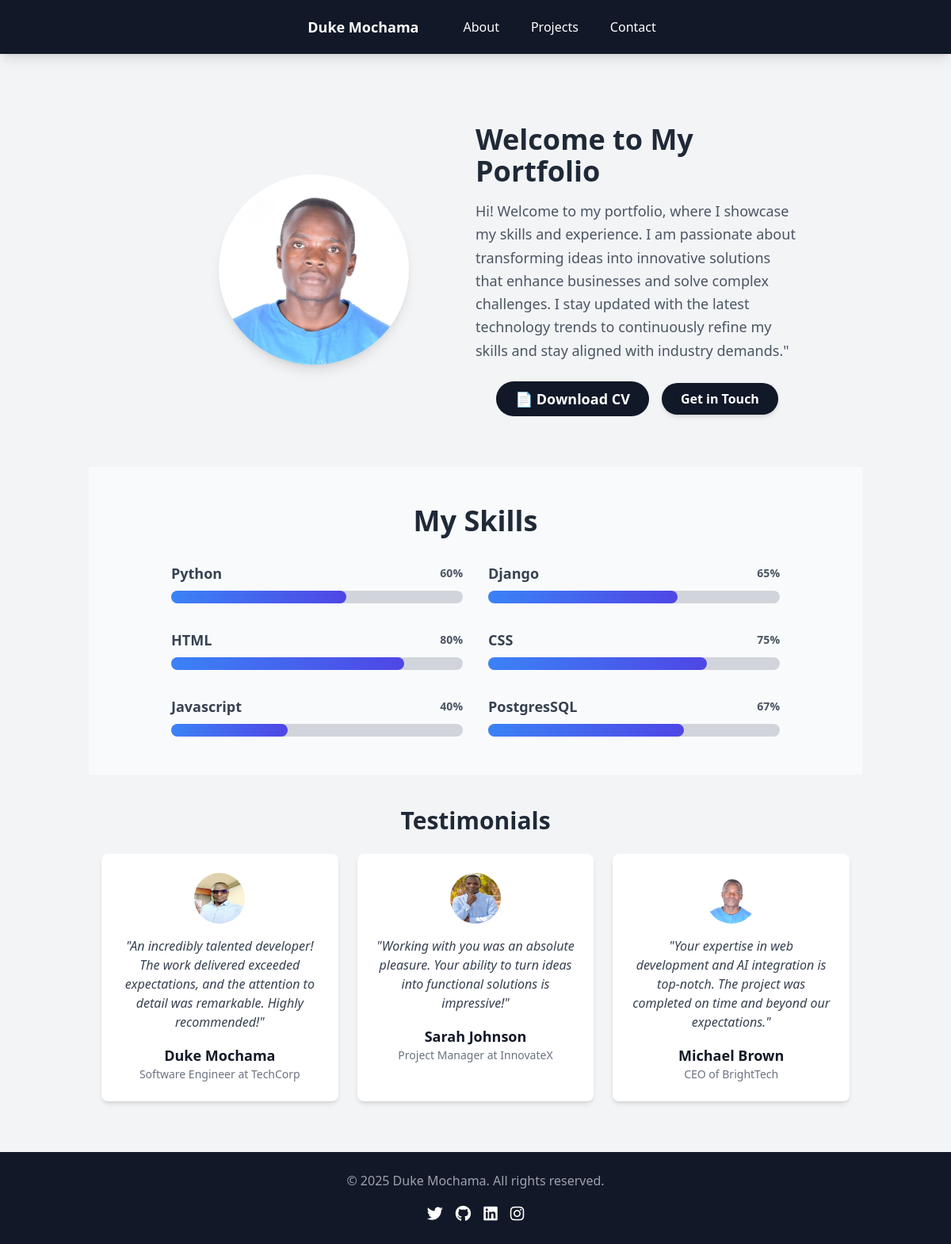
The page / on the database its author committed.
### portfolio/models.py (models this page shows, shortened)
class Skill(models.Model):
    name=models.CharField(max_length=100)
    profeciency=models.IntegerField(help_text="enter from 1-100")

class Testimonials(models.Model):
    name=models.CharField(max_length=100)
    position=models.CharField(max_length=100,blank=True,null=True)
    feedback=models.TextField()
    image=models.ImageField(upload_to='testmonials/',blank=True,null=True)
    created_at=models.DateTimeField(auto_now_add=True)

### portfolio/views.py (the view)
# urls.py: path("",views.home, name="home"),
def home(request):
    skills=Skill.objects.all()
    testimonials=Testimonials.objects.all()
    cv=CV.objects.first()
    context={
        "skills":skills,
        "cv":cv,
        "testimonials":testimonials
    }
    return render(request,"portfolio/index.html",context)

### portfolio/templates/portfolio/index.html (shortened to what this page needs)
{% extends 'portfolio/base.html' %}
{% load static %}
{% block content %}
    <section class="bg-gray-100 py-16">
        <div class="container mx-auto px-6 lg:px-20 flex flex-col lg:flex-row items-center">
            <div class="w-full lg:w-1/2 flex justify-center">
                <img src="{% static 'images/image1.jpg' %}" alt="My Photo"
                     class="rounded-full w-60 h-60 shadow-lg">
            </div>
            <div class="w-full lg:w-1/2 text-center lg:text-left mt-8 lg:mt-0">
                <h1 class="text-4xl font-bold text-gray-800">Welcome to My Portfolio</h1>
                <p class="text-gray-600 text-lg mt-4 leading-relaxed">
                    Hi! Welcome to my portfolio, where I showcase my skills and experience. I am passionate about transforming ideas into innovative solutions that enhance businesses and solve complex challenges.
                     I stay updated with the latest technology trends to continuously refine my skills and stay aligned with industry demands."
                </p>
                     <div class="flex justify-center items-center space-x-4 mt-6">
                    {% if cv %}
                        <a href="{{ cv.file.url }}" class="bg-gray-900 text-white px-6 py-2 rounded-full text-lg font-semibold hover:bg-gray-600">
                            📄 Download CV
                        </a>
                    {% else %}
                        <p class="text-gray-600">CV not available.</p>
                    {% endif %}
                    <a href="{% url 'portfolio:contact' %}" class="bg-gray-900 text-white font-bold py-2 px-6 rounded-full shadow-md hover:bg-gray-600 transition">
                        Get in Touch
                    </a>
                </div>
            </div>
        </div>
    </section>
    <section class="bg-gray-50 py-12">
        <div class="container mx-auto px-6">
            <h2 class="text-4xl font-extrabold text-gray-800 text-center mb-8">My Skills</h2>
            <div class="grid md:grid-cols-2 gap-8 max-w-3xl mx-auto">
                {% for skill in skills %}
                <div>
                    <div class="flex justify-between items-center">
                        <h3 class="text-lg font-semibold text-gray-700">{{ skill.name }}</h3>
                        <span class="text-gray-600 text-sm font-bold">{{ skill.profeciency }}%</span>
                    </div>
                    <div class="w-full bg-gray-300 rounded-full h-4 mt-2">
                        <div class="bg-gradient-to-r from-blue-500 to-indigo-600 h-4 rounded-full transition-all duration-700 ease-in-out" style="width: {{ skill.profeciency }}%;"></div>
                    </div>
                </div>
                {% endfor %}
            </div>
        </div>
    </section>
    <section class="bg-gray-100 py-10">
        <div class="container mx-auto px-4">
            <h2 class="text-3xl font-bold text-center text-gray-800 mb-6">Testimonials</h2>
            <div class="grid md:grid-cols-2 lg:grid-cols-3 gap-6">
                {% for testimonial in testimonials %}
                    <div class="bg-white p-6 rounded-lg shadow-md text-center">
                        {% if testimonial.image %}
                            <img src="{{ testimonial.image.url }}" alt="{{ testimonial.name }}" class="w-16 h-16 rounded-full mx-auto mb-4">
                        {% endif %}
                        <p class="text-gray-700 italic">"{{ testimonial.feedback }}"</p>
                        <h4 class="text-lg font-semibold mt-4">{{ testimonial.name }}</h4>
                        {% if testimonial.position %}
                            <p class="text-gray-500 text-sm">{{ testimonial.position }}</p>
                        {% endif %}
                    </div>
                {% empty %}
                    <p class="text-center text-gray-600">No testimonials available.</p>
                {% endfor %}
            </div>
        </div>
    </section>
{% endblock %}

### portfolio/templates/portfolio/base.html (shortened to what this page needs)
{% load static tailwind_tags %}
<!DOCTYPE html>
<html lang="en">
<head>
    {% load static %}
    {% tailwind_css %}
    <script src="https://cdn.tailwindcss.com"></script>
    <link rel="stylesheet" href="https://cdnjs.cloudflare.com/ajax/libs/font-awesome/6.4.2/css/all.min.css">
</head>
<body class="bg-gray-100 text-gray-900">
    <nav class="bg-gray-900 shadow-lg">
        <div class="max-w-6xl mx-auto px-4">
            <div class="flex justify-center items-center">
                <div class="flex space-x-4">
                    <div>
                        <a href="{% url 'portfolio:home' %}" class="flex items-center mx-5 py-5 px-2 text-white font-bold text-lg">
                            Duke Mochama
                        </a>
                    </div>
                    <div class="hidden md:flex items-center space-x-4">
                        <a href="{% url 'portfolio:about' %}" class="py-5 px-3 text-white hover:text-gray-200">About</a>
                        <a href="{% url 'portfolio:projects' %}" class="py-5 px-3 text-white hover:text-gray-200">Projects</a>
                        <a href="{% url 'portfolio:contact' %}" class="py-5 px-3 text-white hover:text-gray-200">Contact</a>
                    </div>
                </div>
            </div>
        </div>
    </nav>
    <div class="container mx-auto p-6">
        {% block content %}{% endblock %}
    </div>
    <footer class="bg-gray-900 text-white py-6">
        <div class="container mx-auto text-center">
            <p class="text-gray-400">&copy; 2025 Duke Mochama. All rights reserved.</p>
            <div class="flex justify-center space-x-4 mt-4">
                <a href="https://twitter.com/Mochama1Duke" target="_blank" class="hover:text-blue-400">
                    <i class="fab fa-twitter text-xl"></i>
                </a>
                <a href="https://github.com/DukeMochama2022" target="_blank" class="hover:text-gray-400">
                    <i class="fab fa-github text-xl"></i>
                </a>
                <a href="https://linkedin.com/in/duke-mochama-27257525b/" target="_blank" class="hover:text-blue-500">
                    <i class="fab fa-linkedin text-xl"></i>
                </a>
                <a href="https://instagram.com/yourhandle" target="_blank" class="hover:text-pink-400">
                    <i class="fab fa-instagram text-xl"></i>
                </a>
            </div>
        </div>
    </footer>
</body>
</html>

### rows shown on the page
Skill: name "Python", profeciency "60"
Skill: name "Django", profeciency "65"
Skill: name "HTML", profeciency "80"
Skill: name "CSS", profeciency "75"
Skill: name "Javascript", profeciency "40"
Skill: name "PostgresSQL", profeciency "67"
Testimonials: image (picture), feedback "An incredibly talented developer! The work delivered exceeded expectations, and the attention to detail was remarkable. Highly recommended!", name "Duke Mochama", position "Software Engineer at TechCorp"
Testimonials: image (picture), feedback "Working with you was an absolute pleasure. Your ability to turn ideas into functional solutions is impressive!", name "Sarah Johnson", position "Project Manager at InnovateX"
Testimonials: image (picture), feedback "Your expertise in web development and AI integration is top-notch. The project was completed on time and beyond our expectations.", name "Michael Brown", position "CEO of BrightTech"
